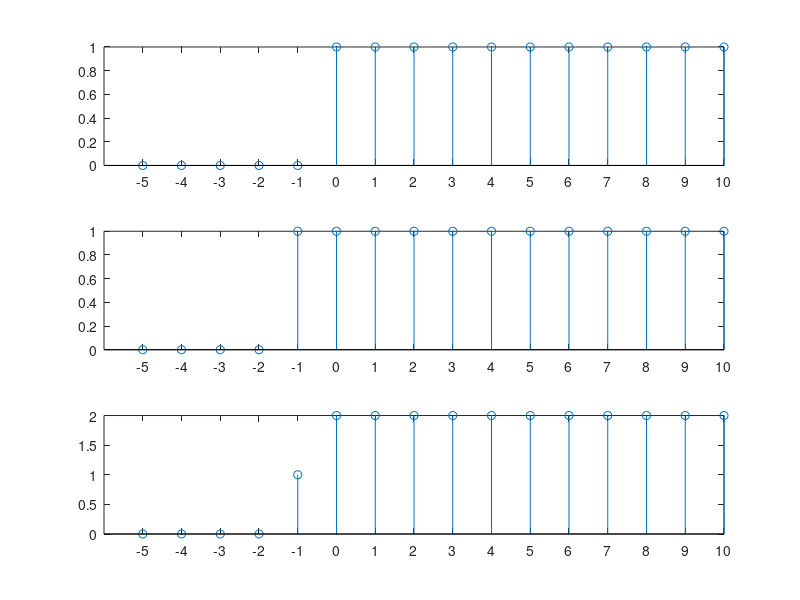

This figure's MATLAB source:
clc;
clear;
X1=[-5:1:10];
y1=[zeros(1,5) ones(1,11)];
y2=[zeros(1,4) ones(1,12)];
y3=y1+y2;
subplot(3,1,1);
grid on;
subplot(3,1,1),stem(X1,y1);
set(gca,'xtick',-5:1:10);
subplot(3,1,2),stem(X1,y2);
set(gca,'xtick',-5:1:10);
subplot(3,1,3),stem(X1,y3);
set(gca,'xtick',-5:1:10);

